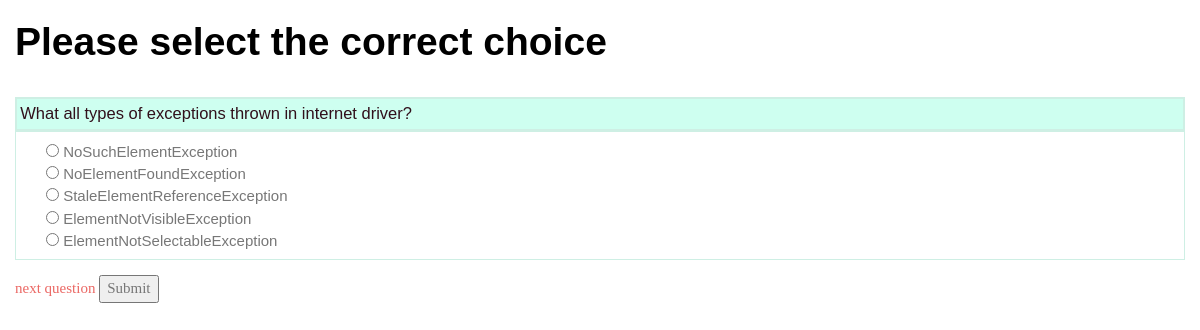
Page /one_q?q_id=2 (signed in) on the committed database.
### 004/app.py (models this page shows)
class Questions(db.Model):
    __tablename__ = "questions"
    id = db.Column(db.Integer, primary_key=True)
    question = db.Column(db.String)
    topics_id = db.Column(db.Integer, ForeignKey('topics.id'))
    topics = relationship("Topics", back_populates="questions")
    choices = relationship("Choice", back_populates="questions")

class Choice(db.Model):
    __tablename__ = "choice"
    id = db.Column(db.Integer, primary_key=True)
    question_id = db.Column(db.Integer, ForeignKey('questions.id'))
    questions = relationship("Questions", back_populates="choices")
    choice = db.Column(db.String)
    correct = db.Column(db.Boolean)

### 004/app.py (the view)
@app.route("/one_q", methods=['GET'])
@login_required
def one_q():
    print(request.args)
    q_id = request.args.get("q_id")
    question = Questions.query.filter(Questions.id == q_id).first()
    return render_template("one_q.html", question=question)

### 004/app.py (called while the page is built)
def login_required(f):
    @wraps(f)
    def wrap(*args, **kwargs):
        if not session.get('loggedIn', False):
            print("redirecting to login")
            return redirect(url_for("login"))
        print(session.get('loggedIn', False))
        return f(*args, **kwargs)
    return wrap

### 004/templates/one_q.html (shortened to what this page needs)
{% extends "base.html" %}
{% block content %}
<h1 center>Please select the correct choice</h1>
<form action="" method="POST" >
    <div id="question">{{question.question}}</div>
    <div id="choices">
        {% for choice in question.choices %}
             <input type="radio" id="choices" name="choice_{{question.id}}" value="{{choice.id}}"/>{{choice.choice}}<br/>
        {% endfor %}
    </div>
</form>
    <a id="next">next question</a>
    <input type="button" id="Submit" value="Submit" />
{% endblock %}

### 004/templates/base.html (shortened to what this page needs)
<html>
    <head>
        <link href="{{ url_for('static', filename='css/bootstrap_journal.min.css') }}"
            rel="stylesheet" type="text/css">
    </head>
    <body>
        <div class="section">
            <div class="container-fluid">{% block content %}{% endblock %}</div>
        </div>
    </body>
</html>

### 004/templates/one_q.html (style rules this page uses)
#question { background-color: #cefff0; border: solid #ceefe4 2px; font-size: 1.1em; color: #31101b; font-family: Tahoma, Geneva, sans-serif; margin-top: 2em; padding: 0.2em; }
#choices { border: 1px solid #ceefe4; background-color: white; font-family: Tahoma, Geneva, sans-serif; padding: 0.5em; padding-left: 2em; }

### rows in the picture
Questions: question "What all types of exceptions thrown in internet driver?"
Choice: choice "NoSuchElementException"
Choice: choice "NoElementFoundException"
Choice: choice "StaleElementReferenceException"
Choice: choice "ElementNotVisibleException"
Choice: choice "ElementNotSelectableException"
